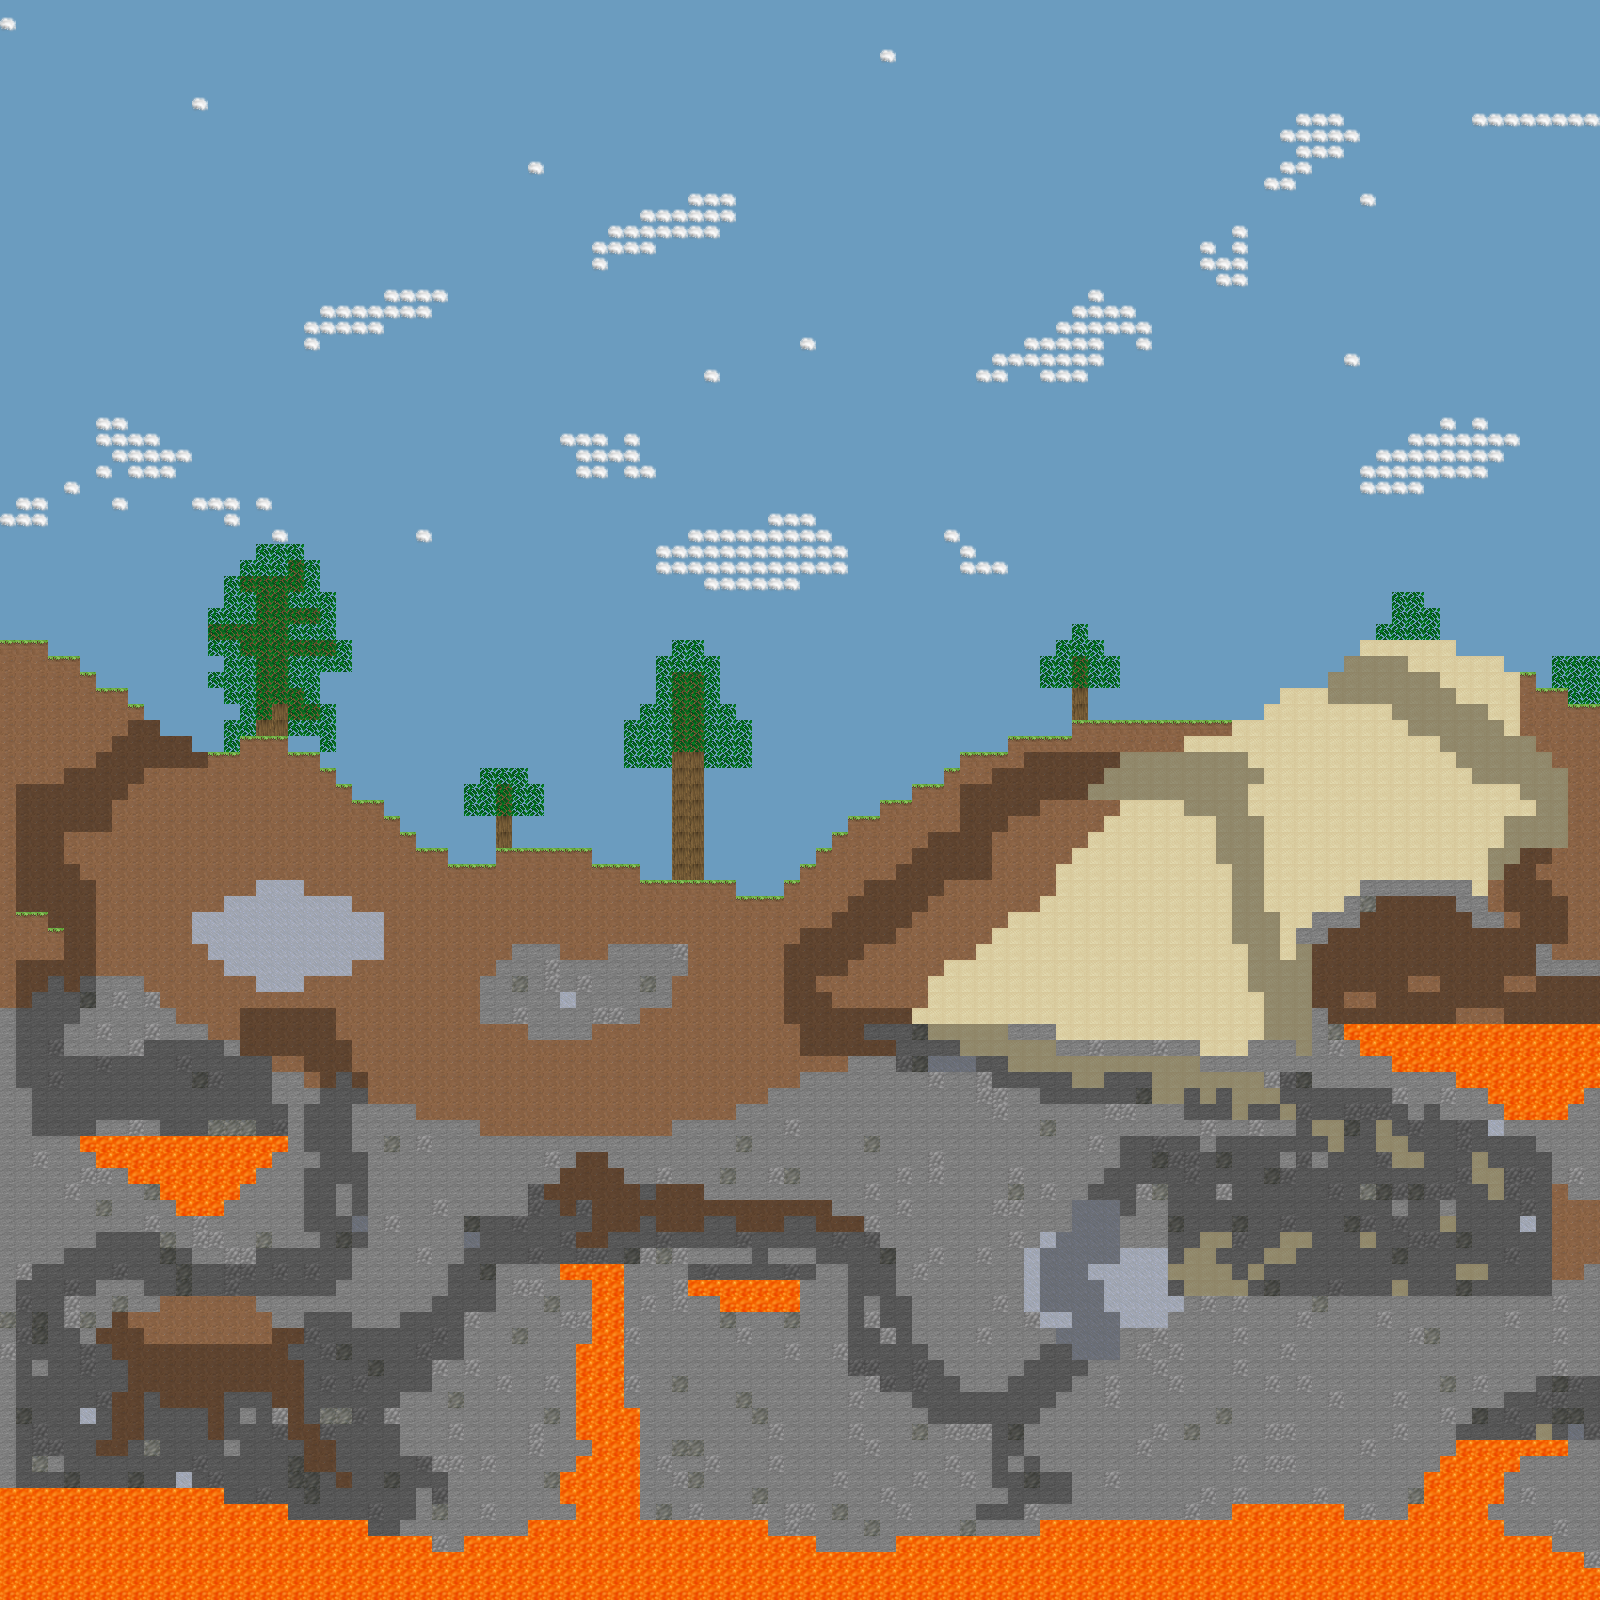

This game map was drawn from its Tiled (.tmx) file and the tilesets committed beside it. A one-line description and the trimmed map source follow:
An orthogonal 100x100 tile map with 16x16 px tiles, 2 tile layers (Tile Layer 1, Tile Layer 2).

<map version="1.4" tiledversion="1.4.3" orientation="orthogonal" renderorder="right-down" width="100" height="100" tilewidth="16" tileheight="16" infinite="0" nextlayerid="3" nextobjectid="1">
 <tileset firstgid="1" source="tiles_v2.3.tsx" />
 <layer id="1" name="Tile Layer 1" width="100" height="100">
  <data>[10000 cells, 9999 non-empty, 9 distinct tile ids]</data>
 </layer>
 <layer id="2" name="Tile Layer 2" width="100" height="100">
  <data>[10000 cells, 4186 non-empty, 16 distinct tile ids]</data>
 </layer>
</map>
